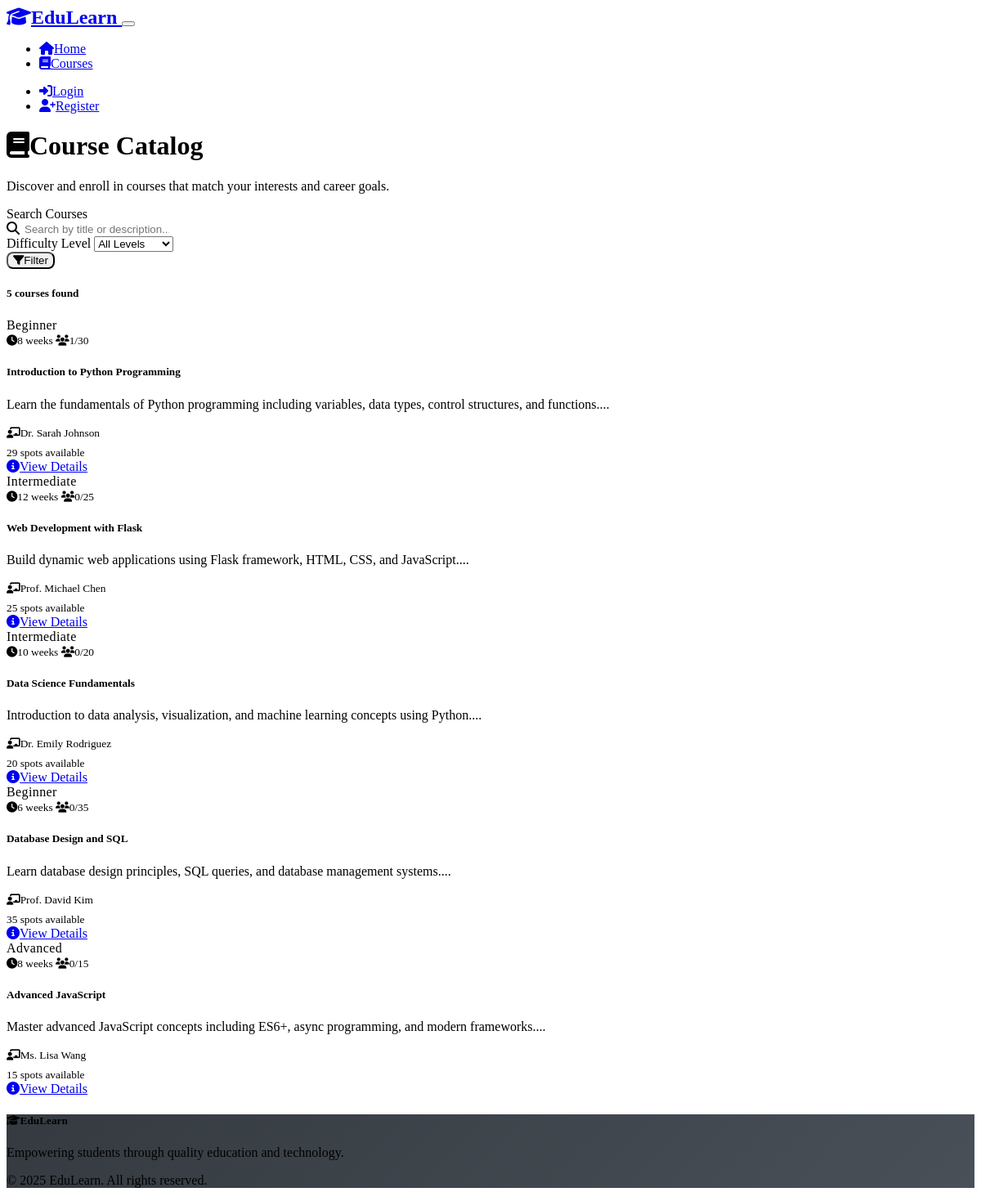
Screenshot of /courses with the database file from the repository.
### models.py (models this page shows, shortened)
class Course(db.Model):
    id = db.Column(db.Integer, primary_key=True)
    title = db.Column(db.String(200), nullable=False)
    description = db.Column(db.Text, nullable=False)
    instructor = db.Column(db.String(100), nullable=False)
    duration_weeks = db.Column(db.Integer, nullable=False)
    difficulty = db.Column(db.String(20), nullable=False)  # Beginner, Intermediate, Advanced
    max_students = db.Column(db.Integer, default=30)
    created_at = db.Column(db.DateTime, default=datetime.utcnow)
    enrollments = db.relationship('Enrollment', backref='course', lazy=True)
    grades = db.relationship('Grade', backref='course', lazy=True)
    def get_enrolled_count(self):
        return len(self.enrollments)
    def is_full(self):
        return self.get_enrolled_count() >= self.max_students

### routes.py (the view)
@app.route('/courses')
def courses():
    search = request.args.get('search', '')
    difficulty = request.args.get('difficulty', '')
    query = Course.query
    if search:
        query = query.filter(Course.title.contains(search) | Course.description.contains(search))
    if difficulty:
        query = query.filter(Course.difficulty == difficulty)
    courses_list = query.all()
    difficulties = ['Beginner', 'Intermediate', 'Advanced']
    return render_template('courses.html', courses=courses_list, difficulties=difficulties,
                         current_search=search, current_difficulty=difficulty)

### templates/courses.html (shortened to what this page needs)
{% extends "base.html" %}
{% block content %}
<div class="container py-4">
    <div class="row mb-4">
        <div class="col-12">
            <h1 class="display-5 fw-bold">
                <i class="fas fa-book text-primary me-3"></i>Course Catalog
            </h1>
            <p class="lead text-muted">Discover and enroll in courses that match your interests and career goals.</p>
        </div>
    </div>
    <div class="card border-0 shadow-sm mb-4">
        <div class="card-body">
            <form method="GET" class="row g-3">
                <div class="col-md-6">
                    <label for="search" class="form-label">Search Courses</label>
                    <div class="input-group">
                        <span class="input-group-text">
                            <i class="fas fa-search"></i>
                        </span>
                        <input type="text" class="form-control" id="search" name="search"
                               placeholder="Search by title or description..." value="{{ current_search }}">
                    </div>
                </div>
                <div class="col-md-4">
                    <label for="difficulty" class="form-label">Difficulty Level</label>
                    <select class="form-select" id="difficulty" name="difficulty">
                        <option value="">All Levels</option>
                    </select>
                </div>
                <div class="col-md-2 d-flex align-items-end">
                    <button type="submit" class="btn btn-primary w-100">
                        <i class="fas fa-filter me-1"></i>Filter
                    </button>
                </div>
            </form>
        </div>
    </div>
    <div class="row">
        <div class="col-12">
            <div class="d-flex justify-content-between align-items-center mb-4">
                <h5 class="mb-0">{{ courses|length }} course{{ 's' if courses|length != 1 else '' }} found</h5>
            </div>
        </div>
    </div>
    {% if courses %}
    <div class="row g-4">
        {% for course in courses %}
        <div class="col-lg-6 col-xl-4">
            <div class="card h-100 border-0 shadow-sm">
                <div class="card-body">
                    <div class="d-flex justify-content-between align-items-start mb-3">
                        <span class="badge bg-{{ 'success' if course.difficulty == 'Beginner' else 'warning' if course.difficulty == 'Intermediate' else 'danger' }}">
                            {{ course.difficulty }}
                        </span>
                        <div class="text-end">
                            <small class="text-muted d-block">
                                <i class="fas fa-clock me-1"></i>{{ course.duration_weeks }} weeks
                            </small>
                            <small class="text-muted">
                                <i class="fas fa-users me-1"></i>{{ course.get_enrolled_count() }}/{{ course.max_students }}
                            </small>
                        </div>
                    </div>
                    <h5 class="card-title mb-3">{{ course.title }}</h5>
                    <p class="card-text text-muted mb-3">{{ course.description[:120] }}...</p>
                    <div class="mb-3">
                        <small class="text-muted">
                            <i class="fas fa-chalkboard-teacher me-1"></i>{{ course.instructor }}
                        </small>
                    </div>
                    <div class="mb-3">
                        <div class="progress" style="height: 6px;">
                        </div>
                        <small class="text-muted">
                            {% if course.is_full() %}
                                <span class="text-danger">Course Full</span>
                            {% else %}
                                {{ course.max_students - course.get_enrolled_count() }} spots available
                            {% endif %}
                        </small>
                    </div>
                </div>
                <div class="card-footer bg-transparent border-0">
                    <a href="{{ url_for('course_detail', course_id=course.id) }}" class="btn btn-primary w-100">
                        <i class="fas fa-info-circle me-2"></i>View Details
                    </a>
                </div>
            </div>
        </div>
        {% endfor %}
    </div>
    {% endif %}
</div>
{% endblock %}

### templates/base.html (shortened to what this page needs)
<!DOCTYPE html>
<html lang="en" data-bs-theme="dark">
<head>
    <link href="https://cdn.replit.com/agent/bootstrap-agent-dark-theme.min.css" rel="stylesheet">
    <link rel="stylesheet" href="https://cdnjs.cloudflare.com/ajax/libs/font-awesome/6.4.0/css/all.min.css">
    <link rel="stylesheet" href="{{ url_for('static', filename='css/custom.css') }}">
</head>
<body>
    <nav class="navbar navbar-expand-lg navbar-dark bg-dark">
        <div class="container">
            <a class="navbar-brand" href="{{ url_for('index') }}">
                <i class="fas fa-graduation-cap me-2"></i>EduLearn
            </a>
            <button class="navbar-toggler" type="button" data-bs-toggle="collapse" data-bs-target="#navbarNav">
            </button>
            <div class="collapse navbar-collapse" id="navbarNav">
                <ul class="navbar-nav me-auto">
                    <li class="nav-item">
                        <a class="nav-link" href="{{ url_for('index') }}">
                            <i class="fas fa-home me-1"></i>Home
                        </a>
                    </li>
                    <li class="nav-item">
                        <a class="nav-link" href="{{ url_for('courses') }}">
                            <i class="fas fa-book me-1"></i>Courses
                        </a>
                    </li>
                </ul>
                <ul class="navbar-nav">
                    {% if session.user_id %}
                    <li class="nav-item dropdown">
                        <a class="nav-link dropdown-toggle" href="#" id="navbarDropdown" role="button" data-bs-toggle="dropdown">
                            <i class="fas fa-user me-1"></i>{{ session.username }}
                        </a>
                        <ul class="dropdown-menu">
                            <li><a class="dropdown-item" href="{{ url_for('profile') }}">
                                <i class="fas fa-user-circle me-2"></i>Profile
                            </a></li>
                            <li><hr class="dropdown-divider"></li>
                            <li><a class="dropdown-item" href="{{ url_for('logout') }}">
                                <i class="fas fa-sign-out-alt me-2"></i>Logout
                            </a></li>
                        </ul>
                    </li>
                    {% else %}
                    <li class="nav-item">
                        <a class="nav-link" href="{{ url_for('login') }}">
                            <i class="fas fa-sign-in-alt me-1"></i>Login
                        </a>
                    </li>
                    <li class="nav-item">
                        <a class="nav-link" href="{{ url_for('register') }}">
                            <i class="fas fa-user-plus me-1"></i>Register
                        </a>
                    </li>
                    {% endif %}
                </ul>
            </div>
        </div>
    </nav>
    <main>
        {% block content %}{% endblock %}
    </main>
    <footer class="bg-dark text-light py-4 mt-5">
        <div class="container">
            <div class="row">
                <div class="col-md-6">
                    <h5><i class="fas fa-graduation-cap me-2"></i>EduLearn</h5>
                    <p class="text-muted">Empowering students through quality education and technology.</p>
                </div>
                <div class="col-md-6 text-md-end">
                    <p class="text-muted">&copy; 2025 EduLearn. All rights reserved.</p>
                </div>
            </div>
        </div>
    </footer>
</body>
</html>

### static/css/custom.css (style rules this page uses)
:root { --bs-primary-rgb: 13, 110, 253; --bs-success-rgb: 25, 135, 84; --bs-warning-rgb: 255, 193, 7; --bs-danger-rgb: 220, 53, 69; --bs-info-rgb: 13, 202, 240; }
.card { transition: transform 0.2s ease-in-out, box-shadow 0.2s ease-in-out; }
.badge { font-weight: 500; letter-spacing: 0.025em; }
.navbar-brand { font-weight: 700; font-size: 1.5rem; }
.nav-link { font-weight: 500; transition: color 0.2s ease; }
.btn { font-weight: 500; border-radius: 0.5rem; transition: all 0.2s ease; }
.form-control { border-radius: 0.5rem; border: 1px solid var(--bs-border-color); transition: border-color 0.15s ease-in-out, box-shadow 0.15s ease-in-out; }
.fade-in { animation: fadeIn 0.6s ease-out; }
footer { background: linear-gradient(135deg, #343a40 0%, #495057 100%) !important; }
[data-bs-theme="dark"] .card { background-color: var(--bs-gray-800); border-color: var(--bs-gray-700); }

### rows the page displays
Course: difficulty "Beginner", duration_weeks "8", get_enrolled_count "1", max_students "30", title "Introduction to Python Programming", description "Learn the fundamentals of Python programming including variables, data types, control structures, and functions.", instructor "Dr. Sarah Johnson", course.max_students-course.get_enrolled_count() "29"
Course: difficulty "Intermediate", duration_weeks "12", get_enrolled_count "0", max_students "25", title "Web Development with Flask", description "Build dynamic web applications using Flask framework, HTML, CSS, and JavaScript.", instructor "Prof. Michael Chen", course.max_students-course.get_enrolled_count() "25"
Course: difficulty "Intermediate", duration_weeks "10", get_enrolled_count "0", max_students "20", title "Data Science Fundamentals", description "Introduction to data analysis, visualization, and machine learning concepts using Python.", instructor "Dr. Emily Rodriguez", course.max_students-course.get_enrolled_count() "20"
Course: difficulty "Beginner", duration_weeks "6", get_enrolled_count "0", max_students "35", title "Database Design and SQL", description "Learn database design principles, SQL queries, and database management systems.", instructor "Prof. David Kim", course.max_students-course.get_enrolled_count() "35"
Course: difficulty "Advanced", duration_weeks "8", get_enrolled_count "0", max_students "15", title "Advanced JavaScript", description "Master advanced JavaScript concepts including ES6+, async programming, and modern frameworks.", instructor "Ms. Lisa Wang", course.max_students-course.get_enrolled_count() "15"

### other values shown
{{ courses|length }} "5"
{{ 's' if courses|length != 1 else '' }} "s"
